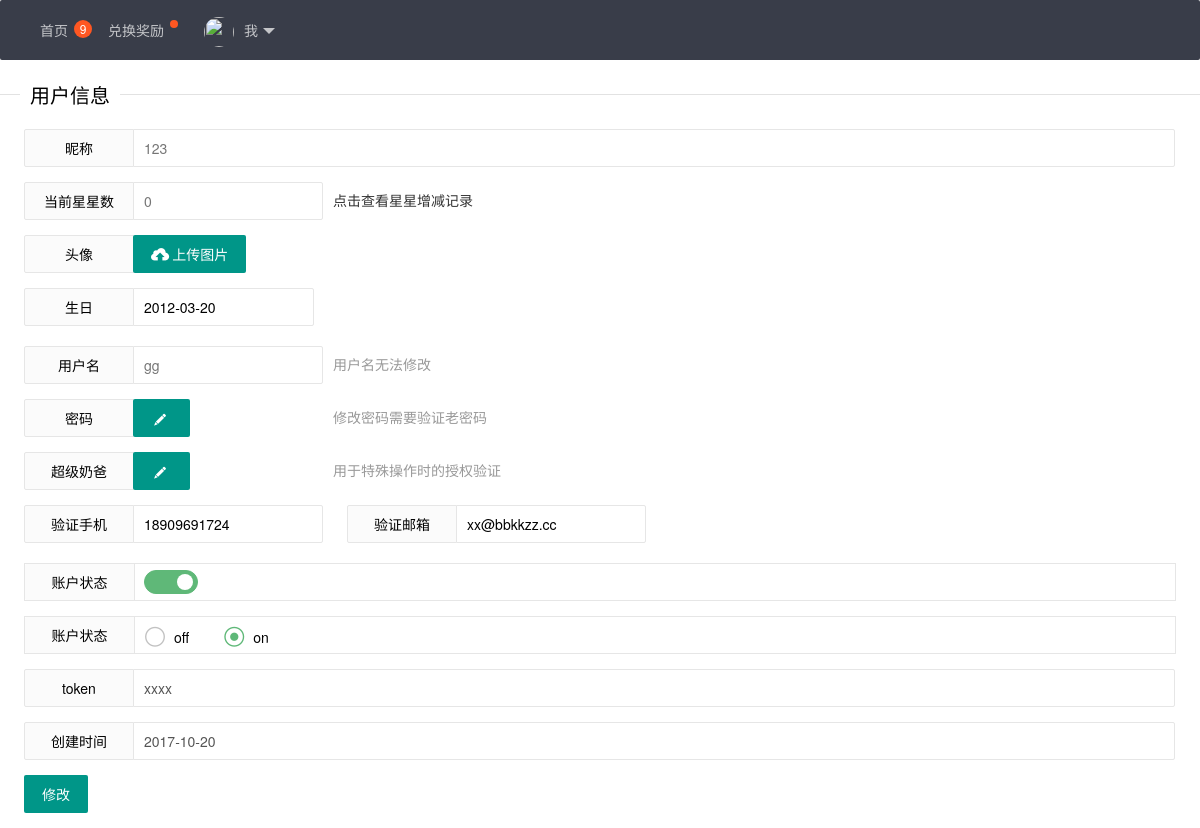
Before: /bkz/userinfo/1 with the older database file.
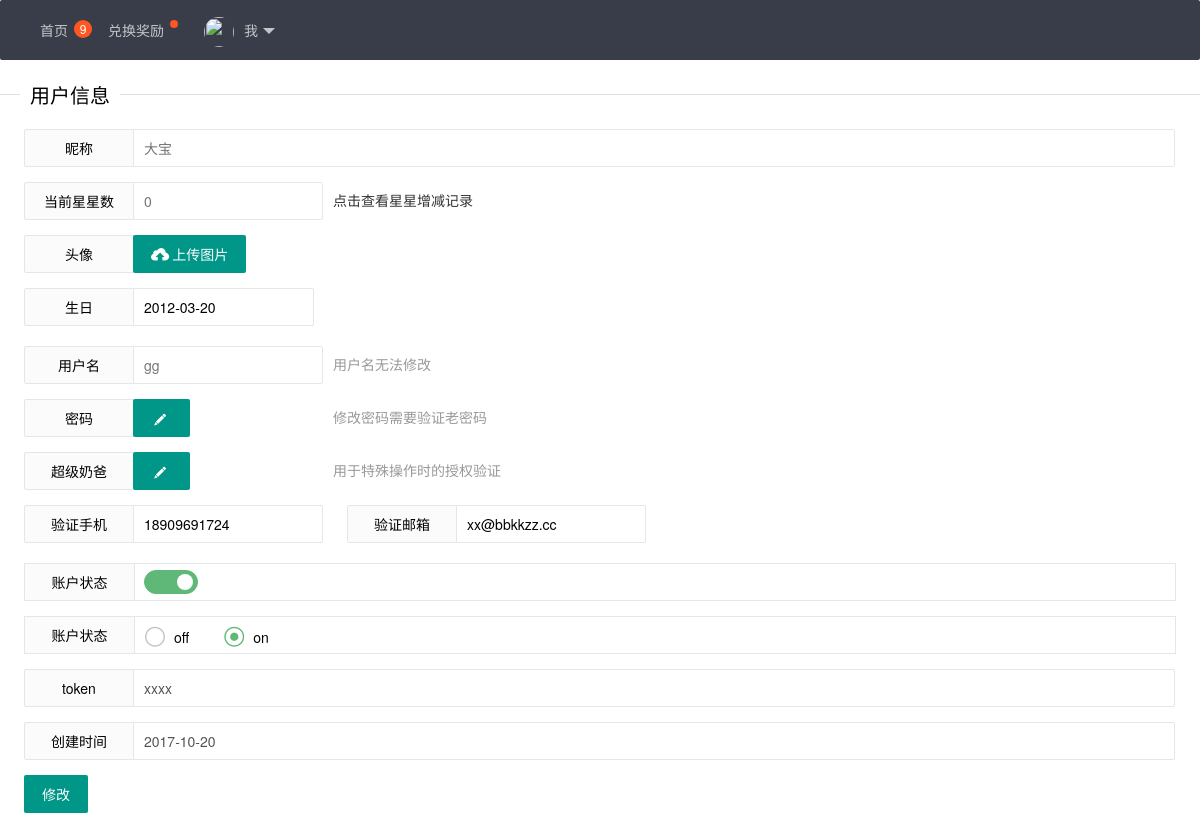
After: the same page with the newer database file.
### v1/models.py (models this page shows, shortened)
class Person(models.Model):
    uname = models.CharField(u"姓名",max_length=30)
    photo = models.CharField(u'自定义头像',max_length=120,blank=True)
    age = models.DateField(u'生日')
    starcount = models.IntegerField(u'星星数',blank=True,default=0)
    loginname = models.CharField(u"用户名",max_length=30)
    password = models.CharField(u"密码",max_length=30)
    superdaddy = models.CharField(u"特权",max_length=30)
    telphone = models.CharField(u"手机号",max_length=30,blank=True)
    email = models.EmailField()
    status = models.BooleanField(u'显示或隐藏')
    token = models.CharField(u"微信微博支付宝",max_length=30,blank=True)
    addtime = models.DateField(u'创建时间')

### v1/views.py (the view)
# urls.py: url(r'^userinfo/(?P<user_id>[0-9]+)$',views.userinfo,name='userinfo'),
def userinfo(request,user_id):
    if str(user_id) == '0':
        return render(request, "userinfo.html")
    user = Person.objects.get(pk=user_id)
    return render(request,"userinfo.html",{'user':user})

### v1/templates/userinfo.html (shortened to what this page needs)
{% extends 'base.html' %}
{% block content %}
<fieldset class="layui-elem-field layui-field-title" style="margin-top: 20px;">
  <legend>用户信息</legend>
</fieldset>
<div  style="width:96%; margin:0 auto;">
<form class="layui-form layui-form-pane" action="{%  url "bkz:user_edit" user.id %}" method="post">
  <div class="layui-form-item">
    <label class="layui-form-label">昵称</label>
    <div class="layui-input-block">
      <input type="text" name="uname" autocomplete="off" placeholder="{{ user.uname }}" class="layui-input">
    </div>
  </div>
    <div class="layui-form-item">
    <label class="layui-form-label">当前星星数</label>
    <div class="layui-input-inline">
      <input type="password" name="starcount" placeholder="{{ user.starcount }}" autocomplete="off" class="layui-input"  disabled="">
    </div>
        <div class="layui-form-mid layui-word-aux"><a href="">点击查看星星增减记录</a></div>
  </div>
  <div class="layui-form-item">
    <label class="layui-form-label">
	头像</label>
    <div class="layui-input-block">
      <button type="button" class="layui-btn" id="photo" name="photo">
	  <i class="layui-icon">&#xe67c;</i>上传图片
	  </button>
    </div>
  </div>
  <div class="layui-form-item">
    <div class="layui-inline">
      <label class="layui-form-label">生日</label>
      <div class="layui-input-block">
        <input type="text" name="age" id="age" autocomplete="off"  value= "{{ user.age | date:'Y-m-d' }}" class="layui-input">
      </div>
    </div>
  </div>
  <div class="layui-form-item">
    <label class="layui-form-label">用户名</label>
    <div class="layui-input-inline">
      <input type="text" name="loginname" placeholder="{{ user.loginname }}" autocomplete="off" class="layui-input"  disabled="">
    </div>
    <div class="layui-form-mid layui-word-aux">用户名无法修改</div>
  </div>
  <div class="layui-form-item">
    <label class="layui-form-label">密码</label>
    <div class="layui-input-inline">
        <a href="" class="layui-btn" target="_blank"><i class="layui-icon">&#xe642;</i></a>
    </div>
    <div class="layui-form-mid layui-word-aux">修改密码需要验证老密码</div>
  </div>
   <div class="layui-form-item">
    <label class="layui-form-label">超级奶爸</label>
    <div class="layui-input-inline">
      <a href="" class="layui-btn" target="_blank"><i class="layui-icon">&#xe642;</i></a>
    </div>
    <div class="layui-form-mid layui-word-aux">用于特殊操作时的授权验证</div>
  </div>
  <div class="layui-form-item">
    <div class="layui-inline">
      <label class="layui-form-label">验证手机</label>
      <div class="layui-input-inline">
        <input type="tel" name="telphone" lay-verify="phone" autocomplete="off" class="layui-input" value="{{ user.telphone }}">
      </div>
    </div>
    <div class="layui-inline">
      <label class="layui-form-label">验证邮箱</label>
      <div class="layui-input-inline">
        <input type="text" name="email" lay-verify="email" autocomplete="off" class="layui-input" value="{{ user.email }}">
      </div>
    </div>
  </div>
  <div class="layui-form-item" pane="">
    <label class="layui-form-label">账户状态</label>
    <div class="layui-input-block">
    </div>
  </div>
  <div class="layui-form-item" pane="">
    <label class="layui-form-label">账户状态</label>
    <div class="layui-input-block">
    </div>
  </div>
  <div class="layui-form-item">
    <label class="layui-form-label">token</label>
    <div class="layui-input-block">
      <input type="text" name="token" autocomplete="off" placeholder="token" class="layui-input" value="{{ user.token }}" disabled="">
    </div>
  </div>
  <div class="layui-form-item">
    <label class="layui-form-label">创建时间</label>
    <div class="layui-input-block">
      <input type="text" name="addtime" autocomplete="off" placeholder="建号时间" class="layui-input" value="{{ user.addtime | date:'Y-m-d'  }}" disabled="">
    </div>
  </div>
  <div class="layui-form-item">
    <button class="layui-btn" lay-submit="" lay-filter="demo2">修改</button>
  </div>
</form>
 </div>
{% endblock %}

### v1/templates/base.html (shortened to what this page needs)
<!DOCTYPE html PUBLIC "-//W3C//DTD XHTML 1.0 Transitional//EN" "http://www.w3.org/TR/xhtml1/DTD/xhtml1-transitional.dtd">
<html xmlns="http://www.w3.org/1999/xhtml" xml:lang="zh-cn" lang="zh-cn">
<head>
<link rel="stylesheet" type="text/css" href="static/css/layui.css"/>
<link href="/static/css/layui.css" rel="stylesheet" type="text/css" />
<link href="/static/css/global.css" rel="stylesheet" type="text/css" />
</head>
<body>
{% include 'nav.html' %}
{% block content %}{% endblock %}
</body>
</html>

### v1/templates/nav.html (shortened to what this page needs)
<div >
<ul class="layui-nav">
  <li class="layui-nav-item">
    <a href="{% url 'bkz:home' %}">首页<span class="layui-badge">9</span></a>
  </li>
  <li class="layui-nav-item">
    <a href="reward.html">兑换奖励<span class="layui-badge-dot"></span></a>
  </li>
  <li class="layui-nav-item">
    <a href="javascript:;"><img src="http://t.cn/RCzsdCq" class="layui-nav-img">我</a>
  </li>
</ul>
</div>

### v1/static/css/layui.css (style rules this page uses)
.layui-btn,.layui-inline,img { vertical-align:middle }
.layui-btn,.layui-disabled,.layui-icon,.layui-unselect { -webkit-user-select:none;-ms-user-select:none;-moz-user-select:none }
blockquote,body,button,dd,div,dl,dt,form,h1,h2,h3,h4,h5,h6,input,li,ol,p,pre,td,textarea,th,ul { margin:0;padding:0;-webkit-tap-highlight-color:rgba(0,0,0,0) }
img { display:inline-block;border:none }
li { list-style:none }
button,input,optgroup,option,select,textarea { font-family:inherit;font-size:inherit;font-style:inherit;font-weight:inherit;outline:0 }
.layui-icon { font-family:layui-icon!important;font-size:16px;font-style:normal;-webkit-font-smoothing:antialiased;-moz-osx-font-smoothing:grayscale }
body { line-height:24px;font:14px Helvetica Neue,Helvetica,PingFang SC,\5FAE\8F6F\96C5\9ED1,Tahoma,Arial,sans-serif }
a { color:#333;text-decoration:none }
.layui-inline { position:relative;display:inline-block;*display:inline;*zoom:1 }
.layui-btn,.layui-input,.layui-select,.layui-textarea,.layui-upload-button { outline:0;-webkit-appearance:none;transition:all .3s;-webkit-transition:all .3s;box-sizing:border-box }
.layui-elem-field { margin-bottom:10px;padding:0;border:1px solid #e2e2e2 }
.layui-elem-field legend { margin-left:20px;padding:0 10px;font-size:20px;font-weight:300 }
.layui-field-title { margin:10px 0 20px;border:none;border-top:1px solid #e2e2e2 }
.layui-text em,.layui-word-aux { color:#999!important;padding:0 5px!important }
.layui-btn { display:inline-block;height:38px;line-height:38px;padding:0 18px;background-color:#009688;color:#fff;white-space:nowrap;text-align:center;font-size:14px;border:none;border-radius:2px;cursor:pointer }
.layui-btn .layui-icon { margin-right:3px;font-size:18px;vertical-align:bottom;vertical-align:middle\9 }
.layui-input,.layui-select,.layui-textarea { height:38px;line-height:1.3;line-height:38px\9;border:1px solid #e6e6e6;background-color:#fff;border-radius:2px }
.layui-form-label,.layui-form-mid,.layui-textarea { line-height:20px;position:relative }
.layui-input,.layui-textarea { display:block;width:100%;padding-left:10px }
.layui-form-item { margin-bottom:15px;clear:both;*zoom:1 }
.layui-form-item:after { content:'\20';clear:both;*zoom:1;display:block;height:0 }
.layui-form-label { float:left;display:block;padding:9px 15px;width:80px;font-weight:400;text-align:right }
.layui-form-item .layui-inline { margin-bottom:5px;margin-right:10px }
.layui-input-block,.layui-input-inline { position:relative }
.layui-input-block { margin-left:110px;min-height:36px }
.layui-input-inline { display:inline-block;vertical-align:middle }
.layui-form-item .layui-input-inline { float:left;width:190px;margin-right:10px }
.layui-form-mid { float:left;display:block;padding:8px 0!important;margin-right:10px }
.layui-form-pane .layui-form-label { width:110px;padding:8px 15px;height:38px;line-height:20px;border:1px solid #e6e6e6;border-radius:2px 0 0 2px;text-align:center;background-color:#FBFBFB;overflow:hidden;white-space:nowrap;text-overflow:ellipsis;box-sizing:border-box }
.layui-form-pane .layui-input-inline { margin-left:-1px }
.layui-form-pane .layui-input-block { margin-left:110px;left:-1px }
.layui-form-pane .layui-input { border-radius:0 2px 2px 0 }
.layui-form-pane .layui-form-item[pane] { position:relative;border:1px solid #e6e6e6 }
.layui-form-pane .layui-form-item[pane] .layui-form-label { position:absolute;left:0;top:0;height:100%;border-width:0 1px 0 0 }
.layui-nav { position:relative;padding:0 20px;background-color:#393D49;color:#fff;border-radius:2px;font-size:0;box-sizing:border-box }
.layui-nav * { font-size:14px }
.layui-nav .layui-nav-item { position:relative;display:inline-block;*display:inline;*zoom:1;vertical-align:middle;line-height:60px }
.layui-nav .layui-nav-item a { display:block;padding:0 20px;color:#fff;color:rgba(255,255,255,.7);transition:all .3s;-webkit-transition:all .3s }
.layui-nav-img { width:30px;height:30px;margin-right:10px;border-radius:50% }
.layui-badge,.layui-badge-rim { line-height:18px;padding:0 5px }
.layui-badge,.layui-badge-dot,.layui-badge-rim { position:relative;display:inline-block;font-size:12px;background-color:#FF5722;color:#fff }
.layui-badge { min-width:8px;height:18px;text-align:center;border-radius:9px }
.layui-badge-dot { width:8px;height:8px;border-radius:50% }
.layui-nav .layui-badge,.layui-nav .layui-badge-dot { position:absolute;top:50%;margin:-10px 6px 0 }

Changed rows visible on the page:
changed Person "gg": uname "123" → "大宝"
